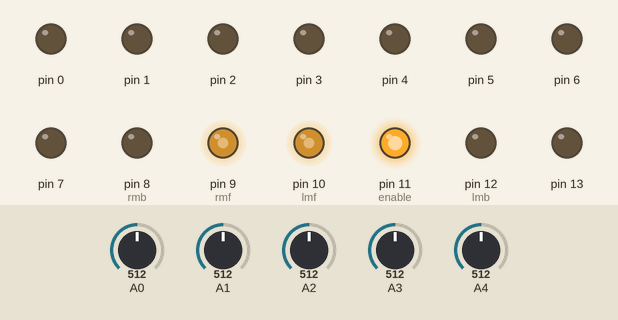
This sketch was run on a simulated Arduino Uno, built with avr-gcc and run on an emulated ATmega328P. Shown: output pins drawn as LEDs (lit = HIGH). Inputs (shaded band) come from the test bench; at power-on: A1 = 512, A3 = 512, A0 = 512, A2 = 512, A4 = 512.

Above: at 1.2 s.
1.3 s: A1 set to 583
2.8 s: A1 set to 610
At 3.9 s:
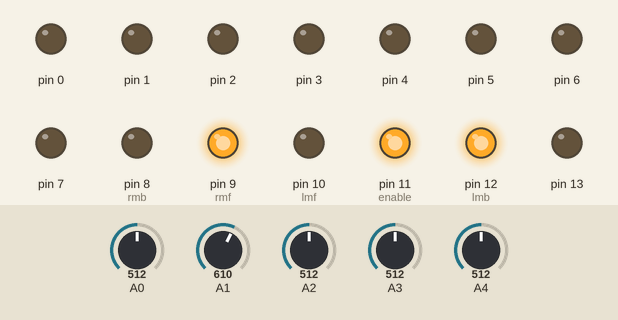
4.3 s: A1 set to 590
At 5.0 s:
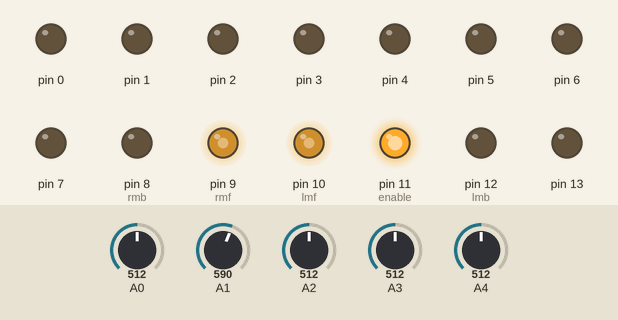
5.8 s: A3 set to 588
7.3 s: A3 set to 611
At 8.5 s:
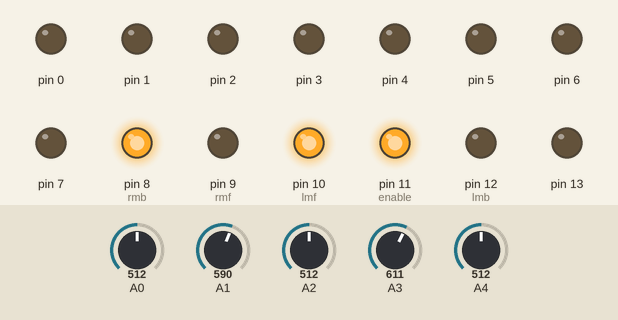
8.8 s: A3 set to 590
At 9.6 s:
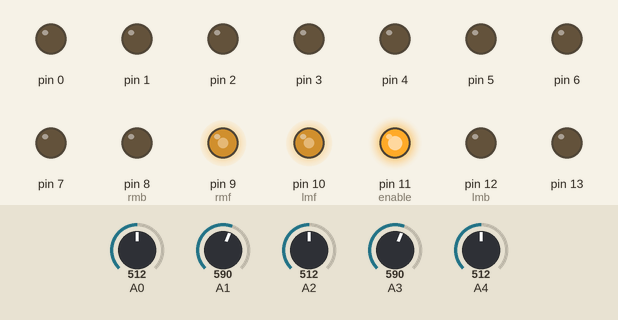
Timing chart, 0 to 11.3 s (numbered marks = the images above; inputs shaded):
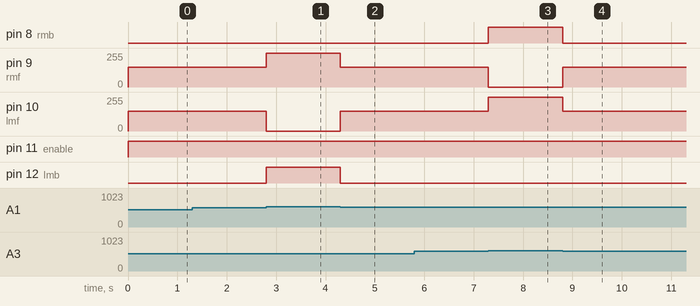

The sketch:

Line_follower_Mark_2_Imperfect.ino
```cpp
/*
enable = 11
 lmf = 10
 lmb = 12
 rmf = 9
 rmb = 8

 sensor analogous pins.
 digital pin - analog sensor no.
 2           -       0
 3           -       1
 4           -       2
 5           -       3
 6           -       4

 black >= 600
 white < 600
 */

//This is a test comment.

int in[5];
const int enable = 11, lmf = 10,lmb = 12, rmf = 9, rmb = 8;

void setup(){
        for(int i=0; i<=13; i++)
          pinMode(i,OUTPUT);
        //Serial.begin(9600);
}
/*
void sensor_lights(){
        int x=0;
        digitalWrite(13,LOW);
        while(x < 5){
          if(in[x] >= 600)
            digitalWrite(x+2,HIGH);
          else
            digitalWrite(x+2,LOW);
          x++;
        }
}
*/
void get_input(){
        for(int i=0; i<5; i++){
          in[i] = analogRead(i);
          //Serial.print(in[i]);
          //Serial.print("   ");
        }
        //Serial.println();
        //sensor_lights();
}

void line_follow(){
        analogWrite(enable,255);

        if(in[2] >= 600 && in[3] < 600 && in[1] < 600){
          analogWrite(lmf,150);
          analogWrite(rmf,150);
          digitalWrite(lmb,LOW);
          digitalWrite(rmb,LOW);
        }
        else if(in[1] >= 600 && in[2] < 600 && in[3] < 600){
          //Left Turn
          digitalWrite(rmf,HIGH);
          digitalWrite(rmb,LOW);
          digitalWrite(lmf,LOW);
          digitalWrite(lmb,HIGH);
        }
        else if(in[3] >= 600 && in[1] < 600 && in[2] < 600){
          //Right Turn
          digitalWrite(rmf,LOW);
          digitalWrite(rmb,HIGH);
          digitalWrite(lmf,HIGH);
          digitalWrite(lmb,LOW);
        }
        else if((in[3] >= 600 && in[4] >= 600)&&(in[2] >= 600)){
          //Right Turn
          digitalWrite(rmf,LOW);
          digitalWrite(rmb,HIGH);
          digitalWrite(lmf,HIGH);
          digitalWrite(lmb,LOW);
        }
        else if(in[3] >= 600 && in[4] >= 600){
          //Right Turn
          digitalWrite(rmf,LOW);
          digitalWrite(rmb,HIGH);
          digitalWrite(lmf,HIGH);
          digitalWrite(lmb,LOW);
        }
        else if((in[0] >= 600 && in[1] >= 600)&&(in[2] >= 600)){
          //Left Turn
          digitalWrite(rmf,HIGH);
          digitalWrite(rmb,LOW);
          digitalWrite(lmf,LOW);
          digitalWrite(lmb,HIGH);
        }
        else if(in[0] >= 600 && in[1] >= 600){
          //Left Turn
          digitalWrite(rmf,HIGH);
          digitalWrite(rmb,LOW);
          digitalWrite(lmf,LOW);
          digitalWrite(lmb,HIGH);
        }
        else if(in[0] >= 600 && in[1] >= 600 && in[2] >= 600 && in[3] >= 600 && in[4] >= 600)
        	digitalWrite(enable,LOW);
        else{
          analogWrite(lmf,150);
          analogWrite(rmf,150);
          digitalWrite(lmb,LOW);
          digitalWrite(rmb,LOW);
        }
}

void loop(){
        get_input();
        line_follow();
}
```

Measured:
- the behaviour switches between 599 and 600 on A1 (found by bisection; images 0 and 1)
- the behaviour switches between 599 and 600 on A3 (found by bisection; images 2 and 3)
- after the input at 1.3 s, every drawn part: stays the same
- after the input at 2.8 s, pin 9 (rmf): 150/255 → 255/255 at once; pin 10 (lmf): 150/255 → 0/255 at once; pin 12 (lmb): LOW → HIGH at once
- after the input at 4.3 s, pin 9 (rmf): 255/255 → 150/255 at once; pin 10 (lmf): 0/255 → 150/255 at once; pin 12 (lmb): HIGH → LOW at once
- after the input at 5.8 s, every drawn part: stays the same
- after the input at 7.3 s, pin 8 (rmb): LOW → HIGH at once; pin 9 (rmf): 150/255 → 0/255 at once; pin 10 (lmf): 150/255 → 255/255 at once
- after the input at 8.8 s, pin 8 (rmb): HIGH → LOW at once; pin 9 (rmf): 0/255 → 150/255 at once; pin 10 (lmf): 255/255 → 150/255 at once
